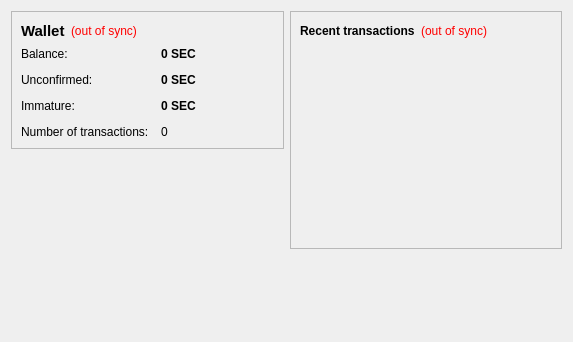
<?xml version="1.0" encoding="UTF-8"?>
<ui version="4.0">
 <class>OverviewPage</class>
 <widget class="QWidget" name="OverviewPage">
  <property name="geometry">
   <rect>
    <x>0</x>
    <y>0</y>
    <width>573</width>
    <height>342</height>
   </rect>
  </property>
  <property name="windowTitle">
   <string>Form</string>
  </property>
  <layout class="QHBoxLayout" name="horizontalLayout" stretch="1,1">
   <item>
    <layout class="QVBoxLayout" name="verticalLayout_2">
     <item>
      <widget class="QFrame" name="frame">
       <property name="frameShape">
        <enum>QFrame::StyledPanel</enum>
       </property>
       <property name="frameShadow">
        <enum>QFrame::Raised</enum>
       </property>
       <layout class="QVBoxLayout" name="verticalLayout_4">
        <item>
         <layout class="QHBoxLayout" name="horizontalLayout_4">
          <item>
           <widget class="QLabel" name="label_5">
            <property name="font">
             <font>
              <pointsize>11</pointsize>
              <weight>75</weight>
              <bold>true</bold>
             </font>
            </property>
            <property name="text">
             <string>Wallet</string>
            </property>
           </widget>
          </item>
          <item>
           <widget class="QLabel" name="labelWalletStatus">
            <property name="toolTip">
             <string>The displayed information may be out of date. Your wallet automatically synchronizes with the SecretCoin network after a connection is established, but this process has not completed yet.</string>
            </property>
            <property name="styleSheet">
             <string notr="true">QLabel { color: red; }</string>
            </property>
            <property name="text">
             <string notr="true">(out of sync)</string>
            </property>
            <property name="alignment">
             <set>Qt::AlignLeading|Qt::AlignLeft|Qt::AlignVCenter</set>
            </property>
           </widget>
          </item>
          <item>
           <spacer name="horizontalSpacer_2">
            <property name="orientation">
             <enum>Qt::Horizontal</enum>
            </property>
            <property name="sizeHint" stdset="0">
             <size>
              <width>40</width>
              <height>20</height>
             </size>
            </property>
           </spacer>
          </item>
         </layout>
        </item>
        <item>
         <layout class="QFormLayout" name="formLayout_2">
          <property name="fieldGrowthPolicy">
           <enum>QFormLayout::AllNonFixedFieldsGrow</enum>
          </property>
          <property name="horizontalSpacing">
           <number>12</number>
          </property>
          <property name="verticalSpacing">
           <number>12</number>
          </property>
          <item row="0" column="0">
           <widget class="QLabel" name="label">
            <property name="text">
             <string>Balance:</string>
            </property>
           </widget>
          </item>
          <item row="0" column="1">
           <widget class="QLabel" name="labelBalance">
            <property name="font">
             <font>
              <weight>75</weight>
              <bold>true</bold>
             </font>
            </property>
            <property name="cursor">
             <cursorShape>IBeamCursor</cursorShape>
            </property>
            <property name="toolTip">
             <string>Your current balance</string>
            </property>
            <property name="text">
             <string notr="true">0 SEC</string>
            </property>
            <property name="textInteractionFlags">
             <set>Qt::LinksAccessibleByMouse|Qt::TextSelectableByKeyboard|Qt::TextSelectableByMouse</set>
            </property>
           </widget>
          </item>
          <item row="1" column="0">
           <widget class="QLabel" name="label_3">
            <property name="text">
             <string>Unconfirmed:</string>
            </property>
           </widget>
          </item>
          <item row="1" column="1">
           <widget class="QLabel" name="labelUnconfirmed">
            <property name="font">
             <font>
              <weight>75</weight>
              <bold>true</bold>
             </font>
            </property>
            <property name="cursor">
             <cursorShape>IBeamCursor</cursorShape>
            </property>
            <property name="toolTip">
             <string>Total of transactions that have yet to be confirmed, and do not yet count toward the current balance</string>
            </property>
            <property name="text">
             <string notr="true">0 SEC</string>
            </property>
            <property name="textInteractionFlags">
             <set>Qt::LinksAccessibleByMouse|Qt::TextSelectableByKeyboard|Qt::TextSelectableByMouse</set>
            </property>
           </widget>
          </item>
          <item row="3" column="0">
           <widget class="QLabel" name="label_2">
            <property name="text">
             <string>Number of transactions:</string>
            </property>
           </widget>
          </item>
          <item row="3" column="1">
           <widget class="QLabel" name="labelNumTransactions">
            <property name="toolTip">
             <string>Total number of transactions in wallet</string>
            </property>
            <property name="text">
             <string notr="true">0</string>
            </property>
           </widget>
          </item>
          <item row="2" column="0">
           <widget class="QLabel" name="labelImmatureText">
            <property name="text">
             <string>Immature:</string>
            </property>
           </widget>
          </item>
          <item row="2" column="1">
           <widget class="QLabel" name="labelImmature">
            <property name="font">
             <font>
              <weight>75</weight>
              <bold>true</bold>
             </font>
            </property>
            <property name="toolTip">
             <string>Mined balance that has not yet matured</string>
            </property>
            <property name="text">
             <string notr="true">0 SEC</string>
            </property>
            <property name="textInteractionFlags">
             <set>Qt::LinksAccessibleByMouse|Qt::TextSelectableByKeyboard|Qt::TextSelectableByMouse</set>
            </property>
           </widget>
          </item>
         </layout>
        </item>
       </layout>
      </widget>
     </item>
     <item>
      <spacer name="verticalSpacer">
       <property name="orientation">
        <enum>Qt::Vertical</enum>
       </property>
       <property name="sizeHint" stdset="0">
        <size>
         <width>20</width>
         <height>40</height>
        </size>
       </property>
      </spacer>
     </item>
    </layout>
   </item>
   <item>
    <layout class="QVBoxLayout" name="verticalLayout_3">
     <item>
      <widget class="QFrame" name="frame_2">
       <property name="frameShape">
        <enum>QFrame::StyledPanel</enum>
       </property>
       <property name="frameShadow">
        <enum>QFrame::Raised</enum>
       </property>
       <layout class="QVBoxLayout" name="verticalLayout">
        <item>
         <layout class="QHBoxLayout" name="horizontalLayout_2">
          <item>
           <widget class="QLabel" name="label_4">
            <property name="text">
             <string>&lt;b&gt;Recent transactions&lt;/b&gt;</string>
            </property>
           </widget>
          </item>
          <item>
           <widget class="QLabel" name="labelTransactionsStatus">
            <property name="toolTip">
             <string>The displayed information may be out of date. Your wallet automatically synchronizes with the SecretCoin network after a connection is established, but this process has not completed yet.</string>
            </property>
            <property name="styleSheet">
             <string notr="true">QLabel { color: red; }</string>
            </property>
            <property name="text">
             <string notr="true">(out of sync)</string>
            </property>
            <property name="alignment">
             <set>Qt::AlignRight|Qt::AlignTrailing|Qt::AlignVCenter</set>
            </property>
           </widget>
          </item>
          <item>
           <spacer name="horizontalSpacer">
            <property name="orientation">
             <enum>Qt::Horizontal</enum>
            </property>
            <property name="sizeHint" stdset="0">
             <size>
              <width>40</width>
              <height>20</height>
             </size>
            </property>
           </spacer>
          </item>
         </layout>
        </item>
        <item>
         <widget class="QListView" name="listTransactions">
          <property name="styleSheet">
           <string notr="true">QListView { background: transparent; }</string>
          </property>
          <property name="frameShape">
           <enum>QFrame::NoFrame</enum>
          </property>
          <property name="verticalScrollBarPolicy">
           <enum>Qt::ScrollBarAlwaysOff</enum>
          </property>
          <property name="horizontalScrollBarPolicy">
           <enum>Qt::ScrollBarAlwaysOff</enum>
          </property>
          <property name="selectionMode">
           <enum>QAbstractItemView::NoSelection</enum>
          </property>
         </widget>
        </item>
       </layout>
      </widget>
     </item>
     <item>
      <spacer name="verticalSpacer_2">
       <property name="orientation">
        <enum>Qt::Vertical</enum>
       </property>
       <property name="sizeHint" stdset="0">
        <size>
         <width>20</width>
         <height>40</height>
        </size>
       </property>
      </spacer>
     </item>
    </layout>
   </item>
  </layout>
 </widget>
 <resources/>
 <connections/>
</ui>
